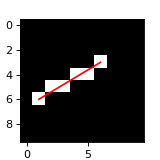

Write the Python code that produced this figure.
import matplotlib.pyplot as plt
from deltametrics.utils import line_to_cells
#
p0 = (1, 6)
p1 = (6, 3)
x, y = line_to_cells(p0, p1)
#
fig, ax = plt.subplots(figsize=(2, 2))
_arr = np.zeros((10, 10))
_arr[y, x] = 1
_ = ax.imshow(_arr, cmap='gray')
_ = ax.plot([p0[0], p1[0]], [p0[1], p1[1]], 'r-')
